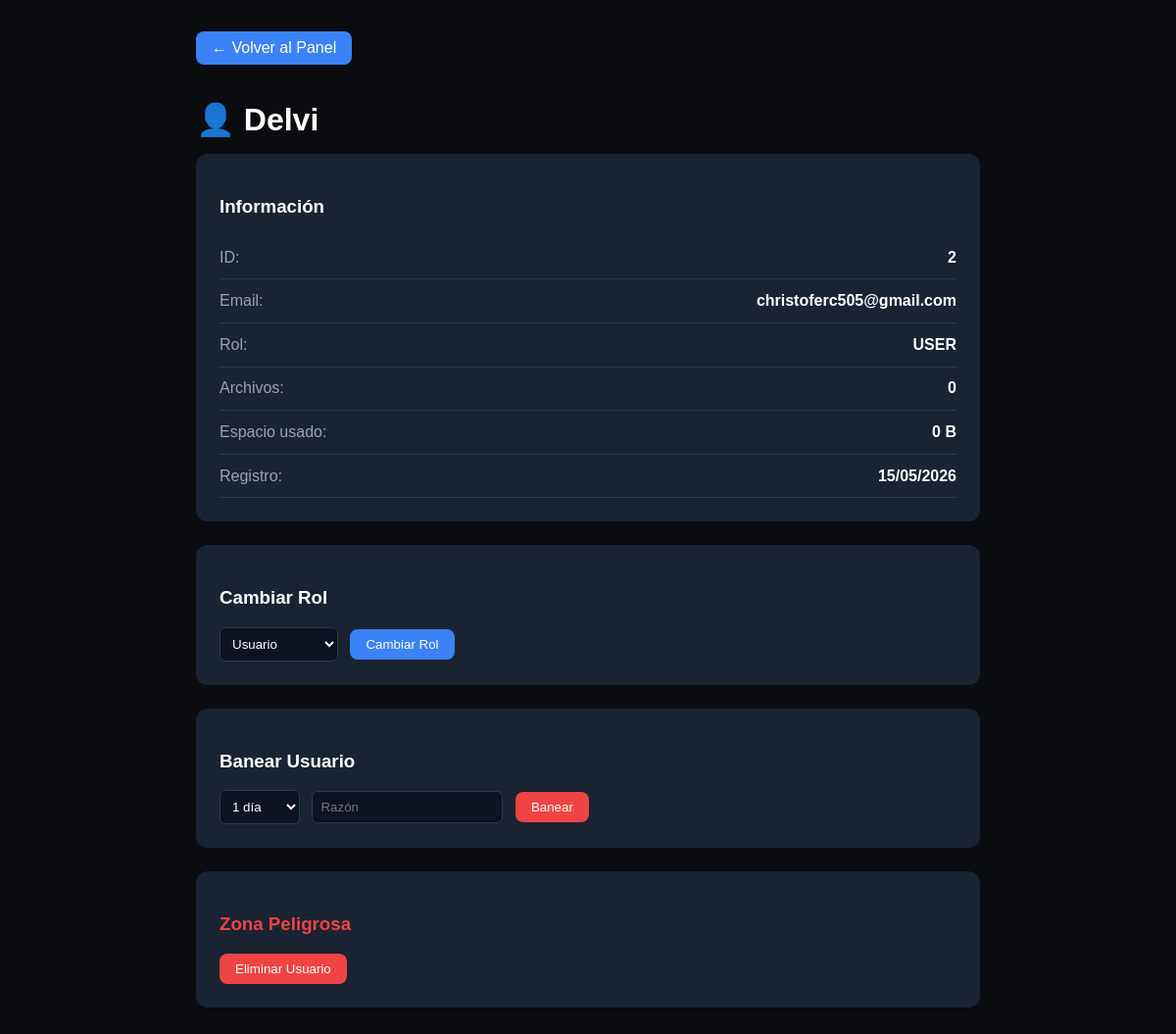
The app's page /admin/user/2 (signed in) with its own data.
### instance/app.py (models this page shows, shortened)
class User(UserMixin, db.Model):
    id = db.Column(db.Integer, primary_key=True)
    username = db.Column(db.String(80), unique=True, nullable=False)
    email = db.Column(db.String(120), unique=True, nullable=False)
    password = db.Column(db.String(200), nullable=False)
    role = db.Column(db.String(20), default='user')  # user, admin, owner
    is_banned = db.Column(db.Boolean, default=False)
    ban_reason = db.Column(db.String(200), nullable=True)
    ban_until = db.Column(db.DateTime, nullable=True)
    avatar = db.Column(db.String(200), default='default.png')
    created_at = db.Column(db.DateTime, default=datetime.utcnow)
    last_login = db.Column(db.DateTime, nullable=True)
    files = db.relationship('File', backref='owner', lazy=True)
    def is_admin(self):
        return self.role in ['admin', 'owner']
    def is_owner(self):
        return self.role == 'owner'
    def is_banned_active(self):
        if not self.is_banned:
            return False

### instance/app.py (the view)
@app.route('/admin/user/<int:user_id>')
@login_required
@admin_required
def admin_user_detail(user_id):
    user = User.query.get_or_404(user_id)
    user_files = File.query.filter_by(user_id=user.id).order_by(File.upload_date.desc()).all()
    total_space = sum(f.file_size for f in user_files)
    return render_template('admin_user_detail.html',
                         target_user=user,
                         files=user_files,
                         total_space=format_file_size(total_space))

### instance/app.py (called while the page is built)
@login_manager.user_loader
def load_user(user_id):
    user = User.query.get(int(user_id))
    if user and user.is_banned_active():
        return None
    return user

def format_file_size(size_bytes):
    if size_bytes < 1024:
        return f"{size_bytes} B"
    elif size_bytes < 1024 * 1024:
        return f"{size_bytes / 1024:.1f} KB"
    elif size_bytes < 1024 * 1024 * 1024:
        return f"{size_bytes / (1024 * 1024):.1f} MB"
    else:
        return f"{size_bytes / (1024 * 1024 * 1024):.2f} GB"

def admin_required(f):
    from functools import wraps
    @wraps(f)
    def decorated(*args, **kwargs):
        if not current_user.is_authenticated or not current_user.is_admin():
            flash('Acceso denegado. Se requieren permisos de administrador.', 'error')
            return redirect(url_for('dashboard'))
        return f(*args, **kwargs)
    return decorated

### templates/admin_user_detail.html (shortened to what this page needs)
<!DOCTYPE html>
<html>
<head>
</head>
<body>
    <div class="container">
        <a href="{{ url_for('admin_panel') }}" class="back-btn">← Volver al Panel</a>
        <h1>👤 {{ target_user.username }}</h1>
        <div class="card">
            <h3 style="color:white">Información</h3>
            <div class="info-row">
                <span class="info-label">ID:</span>
                <span class="info-value">{{ target_user.id }}</span>
            </div>
            <div class="info-row">
                <span class="info-label">Email:</span>
                <span class="info-value">{{ target_user.email }}</span>
            </div>
            <div class="info-row">
                <span class="info-label">Rol:</span>
                <span class="info-value">{{ target_user.role|upper }}</span>
            </div>
            <div class="info-row">
                <span class="info-label">Archivos:</span>
                <span class="info-value">{{ target_user.files|length }}</span>
            </div>
            <div class="info-row">
                <span class="info-label">Espacio usado:</span>
                <span class="info-value">{{ total_space }}</span>
            </div>
            <div class="info-row">
                <span class="info-label">Registro:</span>
                <span class="info-value">{{ target_user.created_at.strftime('%d/%m/%Y') }}</span>
            </div>
        </div>
        {% if current_user.is_owner() and not target_user.is_owner() %}
        <div class="card">
            <h3 style="color:white">Cambiar Rol</h3>
            <form method="POST" action="{{ url_for('admin_change_role', user_id=target_user.id) }}">
                <select name="role">
                    <option value="user">Usuario</option>
                </select>
                <button type="submit" class="btn btn-primary">Cambiar Rol</button>
            </form>
        </div>
        {% endif %}
        {% if not target_user.is_banned_active() and not target_user.is_owner() %}
        <div class="card">
            <h3 style="color:white">Banear Usuario</h3>
            <form method="POST" action="{{ url_for('admin_ban_user', user_id=target_user.id) }}">
                <select name="ban_days" required>
                    <option value="1">1 día</option>
                </select>
                <input type="text" name="ban_reason" placeholder="Razón" required>
                <button type="submit" class="btn btn-danger">Banear</button>
            </form>
        </div>
        {% endif %}
        {% if current_user.is_owner() and not target_user.is_owner() %}
        <div class="card">
            <h3 style="color:#ef4444">Zona Peligrosa</h3>
            <form method="POST" action="{{ url_for('admin_delete_user', user_id=target_user.id) }}" onsubmit="return confirm('¿Eliminar a {{ target_user.username }} y todos sus archivos?')">
                <button type="submit" class="btn btn-danger">Eliminar Usuario</button>
            </form>
        </div>
        {% endif %}
    </div>
</body>
</html>

### templates/admin_user_detail.html (style rules this page uses)
body { font-family: Arial, sans-serif; background: #0a0c10; margin: 0; padding: 2rem; }
.container { max-width: 800px; margin: 0 auto; }
.card { background: #1a2332; border-radius: 12px; padding: 1.5rem; margin-bottom: 1.5rem; }
h1 { color: white; margin-bottom: 1rem; }
.info-row { display: flex; justify-content: space-between; padding: 0.8rem 0; border-bottom: 1px solid #2d3a4a; }
.info-label { color: #9ca3af; }
.info-value { color: white; font-weight: bold; }
.btn { padding: 0.5rem 1rem; border: none; border-radius: 8px; cursor: pointer; margin-right: 0.5rem; }
.btn-primary { background: #3b82f6; color: white; }
.btn-danger { background: #ef4444; color: white; }
select, input { padding: 0.5rem; border-radius: 6px; border: 1px solid #2d3a4a; background: #0d1320; color: white; margin-right: 0.5rem; }
.back-btn { display: inline-block; margin-bottom: 1rem; padding: 0.5rem 1rem; background: #3b82f6; color: white; text-decoration: none; border-radius: 8px; }

### records on screen
User: username "Delvi", id "2", email "christoferc505@gmail.com", role "USER", created_at "15/05/2026"

### other values on screen
{{ target_user.files|length }} "0"
{{ total_space }} "0 B"
